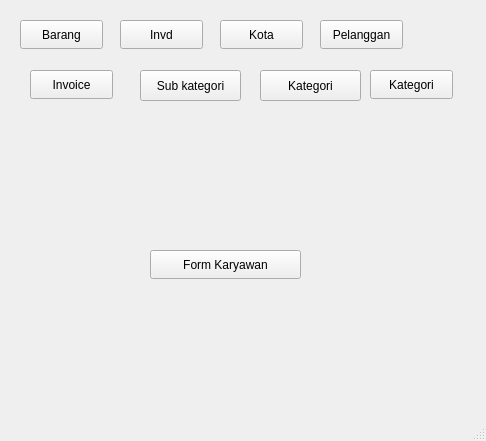
<?xml version="1.0" encoding="UTF-8"?>
<ui version="4.0">
 <class>guiPraktikum</class>
 <widget class="QMainWindow" name="guiPraktikum">
  <property name="geometry">
   <rect>
    <x>0</x>
    <y>0</y>
    <width>486</width>
    <height>441</height>
   </rect>
  </property>
  <property name="windowTitle">
   <string>MainWindow</string>
  </property>
  <widget class="QWidget" name="centralwidget">
   <widget class="QPushButton" name="pushButton">
    <property name="geometry">
     <rect>
      <x>150</x>
      <y>250</y>
      <width>151</width>
      <height>29</height>
     </rect>
    </property>
    <property name="text">
     <string>Form Karyawan</string>
    </property>
   </widget>
   <widget class="QPushButton" name="pushButton_2">
    <property name="geometry">
     <rect>
      <x>20</x>
      <y>20</y>
      <width>83</width>
      <height>29</height>
     </rect>
    </property>
    <property name="text">
     <string>Barang</string>
    </property>
   </widget>
   <widget class="QPushButton" name="pushButton_3">
    <property name="geometry">
     <rect>
      <x>120</x>
      <y>20</y>
      <width>83</width>
      <height>29</height>
     </rect>
    </property>
    <property name="text">
     <string>Invd</string>
    </property>
   </widget>
   <widget class="QPushButton" name="pushButton_4">
    <property name="geometry">
     <rect>
      <x>220</x>
      <y>20</y>
      <width>83</width>
      <height>29</height>
     </rect>
    </property>
    <property name="text">
     <string>Kota</string>
    </property>
   </widget>
   <widget class="QPushButton" name="pushButton_5">
    <property name="geometry">
     <rect>
      <x>320</x>
      <y>20</y>
      <width>83</width>
      <height>29</height>
     </rect>
    </property>
    <property name="text">
     <string>Pelanggan</string>
    </property>
   </widget>
   <widget class="QPushButton" name="pushButton_6">
    <property name="geometry">
     <rect>
      <x>30</x>
      <y>70</y>
      <width>83</width>
      <height>29</height>
     </rect>
    </property>
    <property name="text">
     <string>Invoice</string>
    </property>
   </widget>
   <widget class="QPushButton" name="pushButton_7">
    <property name="geometry">
     <rect>
      <x>140</x>
      <y>70</y>
      <width>101</width>
      <height>31</height>
     </rect>
    </property>
    <property name="text">
     <string>Sub kategori</string>
    </property>
   </widget>
   <widget class="QPushButton" name="pushButton_8">
    <property name="geometry">
     <rect>
      <x>260</x>
      <y>70</y>
      <width>101</width>
      <height>31</height>
     </rect>
    </property>
    <property name="text">
     <string>Kategori</string>
    </property>
   </widget>
   <widget class="QPushButton" name="pushButton_9">
    <property name="geometry">
     <rect>
      <x>370</x>
      <y>70</y>
      <width>83</width>
      <height>29</height>
     </rect>
    </property>
    <property name="text">
     <string>Kategori</string>
    </property>
   </widget>
  </widget>
  <widget class="QMenuBar" name="menubar">
   <property name="geometry">
    <rect>
     <x>0</x>
     <y>0</y>
     <width>486</width>
     <height>25</height>
    </rect>
   </property>
  </widget>
  <widget class="QStatusBar" name="statusbar"/>
 </widget>
 <resources/>
 <connections/>
</ui>
